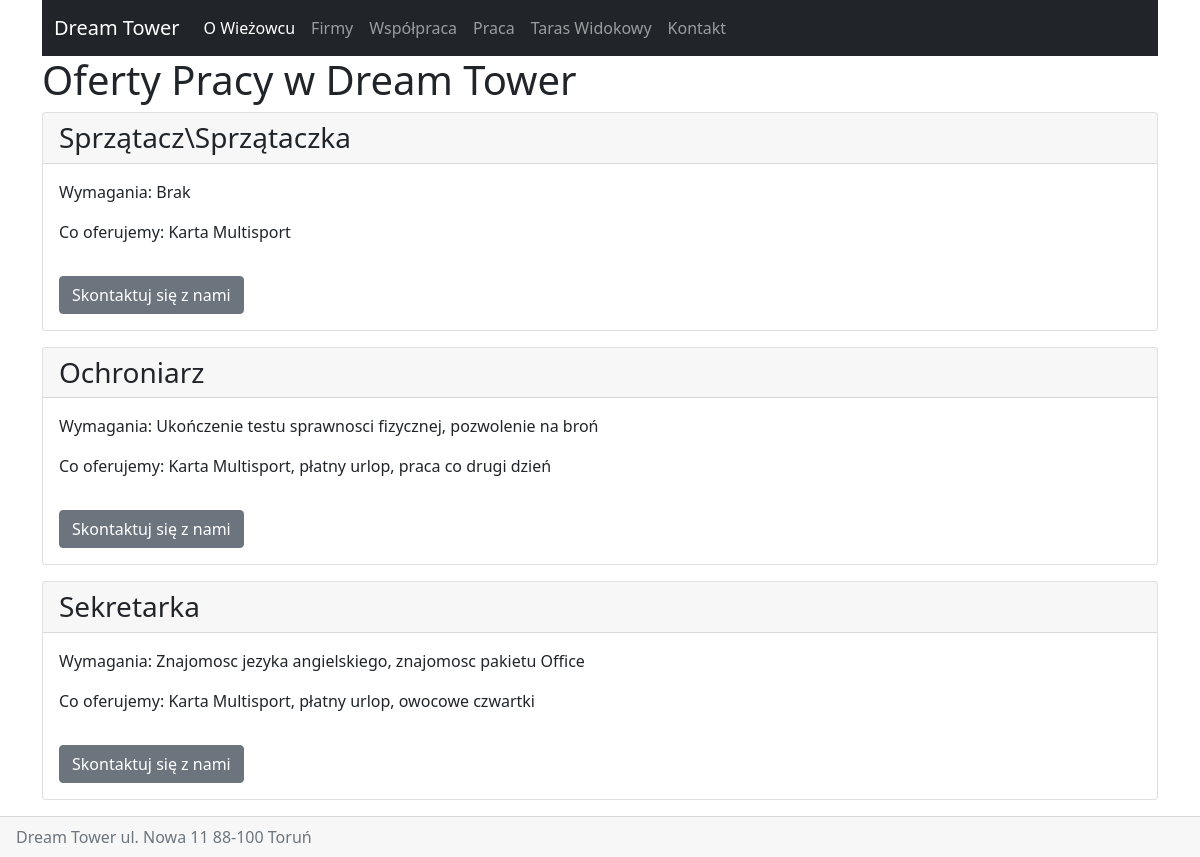
Page /praca on the committed database.
### main.py (models this page shows, shortened)
class Work(db.Model):
    id=db.Column(db.Integer,primary_key=True)
    position= db.Column(db.String(20), nullable=False)
    needments = db.Column(db.Text, nullable=False)
    benefits = db.Column(db.Text, nullable=False)

### main.py (the view)
@app.route('/praca')
def praca():
    works=Work.query.all()
    return render_template('praca.html',title='Praca',works=works)

### templates/praca.html
{% extends "base.html" %}
{% block content%}
    <h1>Oferty Pracy w Dream Tower</h1>
    {% for work in works %}
        <div class="card mb-3">
          <h3 class="card-header">{{ work.position }}</h3>
          <div class="card-body">
                    <p class="card-text">Wymagania: {{work.needments}}</p>
                    <p class="card-text">Co oferujemy: {{work.benefits}}</p>
          </div>
          <div class="card-body">
              <a href="/kontakt"><button type="button" class="btn btn-secondary">Skontaktuj się z nami</button></a>
          </div>
        </div>
    {% endfor %}
{% endblock content %}

### rows in the picture
Work: position "Sprzątacz\\Sprzątaczka", needments "Brak", benefits "Karta Multisport"
Work: position "Ochroniarz", needments "Ukończenie testu sprawnosci fizycznej, pozwolenie na broń", benefits "Karta Multisport, płatny urlop, praca co drugi dzień"
Work: position "Sekretarka", needments "Znajomosc jezyka angielskiego, znajomosc pakietu Office", benefits "Karta Multisport, płatny urlop, owocowe czwartki"
